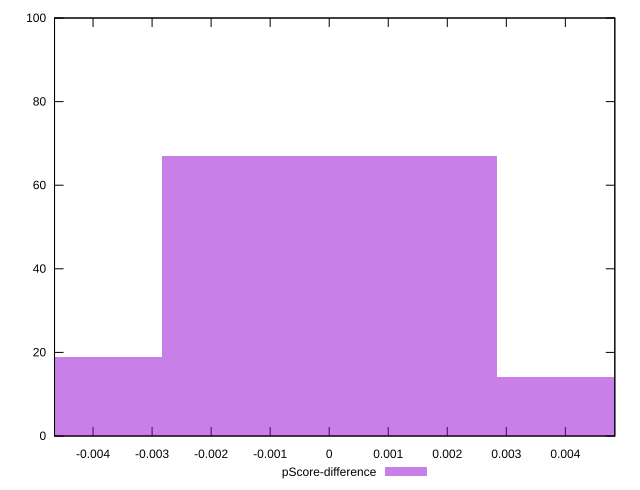

Write the gnuplot code that produced this figure.
reset

$pScoreDifference <<EOF
0.005667970781174255 14
0 67
-0.005667970781174255 19
EOF

set key outside below
set boxwidth 0.005667970781174255
set xrange [-0.004652396920300228:0.004837839410095968]
set yrange [0:100]
set trange [0:100]
set style fill transparent solid 0.5 noborder
set terminal svg size 640, 490 enhanced background rgb 'white'
set output "reports/report_00027_2021-02-24T12-40-31.850Z/max-potential-fid/samples/agenda/pScore-difference/histogram.svg"

plot $pScoreDifference title "pScore-difference" with boxes

reset
